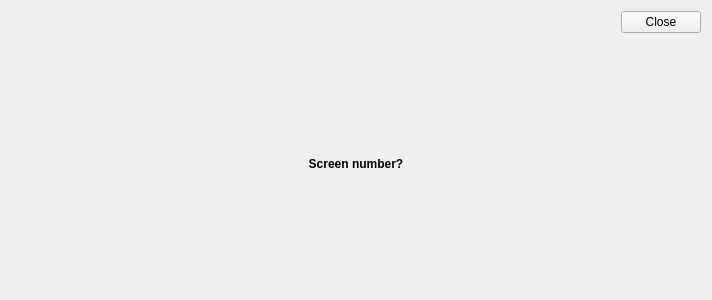
<ui version="4.0" >
 <class>ScreenNumberWidget</class>
 <widget class="QWidget" name="ScreenNumberWidget" >
  <property name="geometry" >
   <rect>
    <x>0</x>
    <y>0</y>
    <width>712</width>
    <height>300</height>
   </rect>
  </property>
  <property name="windowTitle" >
   <string>Form</string>
  </property>
  <layout class="QGridLayout" name="gridLayout" >
   <item row="0" column="0" >
    <spacer name="horizontalSpacer" >
     <property name="orientation" >
      <enum>Qt::Horizontal</enum>
     </property>
     <property name="sizeHint" stdset="0" >
      <size>
       <width>298</width>
       <height>20</height>
      </size>
     </property>
    </spacer>
   </item>
   <item row="0" column="1" >
    <widget class="QPushButton" name="closeBtn" >
     <property name="text" >
      <string>Close</string>
     </property>
    </widget>
   </item>
   <item row="1" column="0" colspan="2" >
    <widget class="QLabel" name="label" >
     <property name="font" >
      <font>
       <weight>75</weight>
       <bold>true</bold>
      </font>
     </property>
     <property name="text" >
      <string>Screen number?</string>
     </property>
     <property name="alignment" >
      <set>Qt::AlignCenter</set>
     </property>
    </widget>
   </item>
  </layout>
 </widget>
 <resources/>
 <connections>
  <connection>
   <sender>closeBtn</sender>
   <signal>clicked()</signal>
   <receiver>ScreenNumberWidget</receiver>
   <slot>close()</slot>
   <hints>
    <hint type="sourcelabel" >
     <x>347</x>
     <y>261</y>
    </hint>
    <hint type="destinationlabel" >
     <x>199</x>
     <y>149</y>
    </hint>
   </hints>
  </connection>
 </connections>
</ui>
